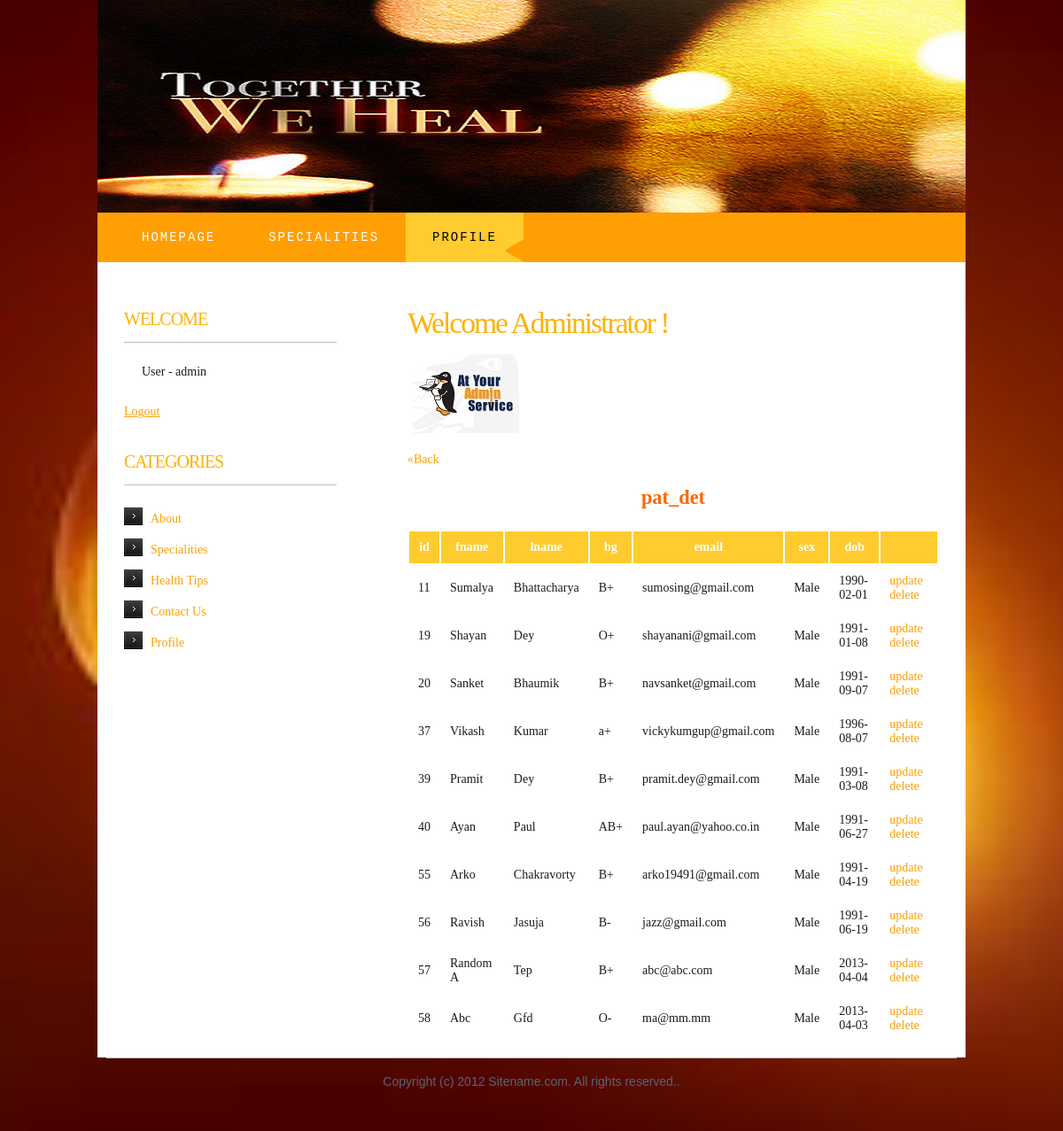
The page /pat_det.php (signed in) on the database its author committed.
### tables this page shows
CREATE TABLE IF NOT EXISTS `pat_det` (
  `id` bigint(20) unsigned NOT NULL,
  `fname` varchar(20) NOT NULL,
  `lname` varchar(20) NOT NULL,
  `bg` varchar(3) NOT NULL,
  `email` varchar(40) NOT NULL,
  `sex` varchar(7) NOT NULL,
  `dob` varchar(12) NOT NULL,
  PRIMARY KEY (`id`)
);

### pat_det.php (the view, shortened to what this page needs)
<!DOCTYPE html PUBLIC "-//W3C//DTD XHTML 1.0 Strict//EN" "http://www.w3.org/TR/xhtml1/DTD/xhtml1-strict.dtd">
<head>
<link href="style.css" rel="stylesheet" type="text/css" media="screen" />
</head>
<body>
<div id="wrapper">
	<div id="header-wrapper">
		<div id="header">
			<div id="logo">
			</div>
		</div>
	</div>
	<div id="menu">
		<ul>
			<li><a href="index.php">Homepage</a></li>
			<li><a href="specialities.php">specialities</a></li>
            <?php
    if(isset($_SESSION['username']))
    {
   	    echo '<li class="current_page_item"><a href="profile.php">Profile</a></li>';
	}
	else
	{
		header('location:index.php');
	}
	?>
		</ul>
	</div>
	<div id="page">
		<div id="page-bgtop">
			<div id="page-bgbtm">
				<div id="content">
					<div class="post">
						<h2 class="title"><a href="index.php">Welcome Administrator ! </a></h2>
						<div class="entry">
						  <p><img src="images/admin.jpg" alt="" class="alignleft border" /></p>
</div>
					 </div>
                    <div style="clear: both;">&nbsp;</div>
                    <a href="http://localhost/project/admin.php">&laquo;Back</a>
					 <center><font color="#FF9F04"><h3>pat_det</h3></font>
                     <?php
						$query=mysql_query("select * from pat_det");
					 ?>
                     <table cols="7" cellpadding="10">
                     <tr>
                     <th>id</th>
                     <th>fname</th>
                     <th>lname</th>
                     <th>bg</th>
                     <th>email</th>
                     <th>sex</th>
                     <th>dob</th>
                     <th></th>
                     </tr>
                     <?php
					 while($row=mysql_fetch_assoc($query))
					 {
						 ?>
                     <tr>
                     <td> <?php echo $row['id']; ?></td>
                     <td> <?php echo $row['fname']; ?></td>
                     <td> <?php echo $row['lname']; ?></td>
                     <td> <?php echo $row['bg']; ?></td>
                     <td> <?php echo $row['email']; ?></td>
                     <td> <?php echo $row['sex']; ?></td>
                     <td> <?php echo $row['dob']; ?></td>
                     <td> <a href="update_pat_det.php?id=<?php echo $row['id']; ?>">update</a>&nbsp;
                     	<a href="delete_pat_det.php?id=<?php echo $row['id']; ?>" onClick="return confirm1()">delete</a>
                     </td>
                     </tr>
                      <?
					 }
					 ?>
                     </table>
                     </center>
				</div>
				<div id="sidebar">
					<ul>
						<li>
                        <?php
						if(isset($_SESSION['username']))
    {
    						  echo '<h2 >welcome</h2>';
		echo '<p><label>User  -  '.$_SESSION['username'].'</label></p>';
		echo '<a href="logout.php"><u> Logout </u></a>';
	}
	else
	{
		?>
<?php
	}
	?>
<p />
						</li>
					  <li>
						<h2>Categories</h2>
						  <ul>
							  <li><a href="index.php">About</a></li>
							  <li><a href="specialities.php">Specialities</a></li>
							  <li><a href="tips.php">Health Tips</a></li>
							  <li><a href="contact.php">Contact Us</a></li>
                              <?php
    if(isset($_SESSION['username']))
    {
    						  echo '<li><a href="profile.php">Profile</a></li>';
	}
	?>
						  </ul>
						</li>
					</ul>
				</div>
				<div style="clear: both;">&nbsp;</div>
			</div>
		</div>
	</div>
</div>
<div id="footer">
	<p>Copyright (c) 2012 Sitename.com. All rights reserved.</a>.</p>
</div>
</body>

### style.css (style rules this page uses)
body { margin: 0; padding: 0; background: url(images/123.jpg) no-repeat center center fixed; -webkit-background-size: cover; -moz-background-size: cover; -o-background-size: cover; background-size: cover; font-weight: 500; font-family: 'Maiandra GD'; font-size: 14px; color: #181B20; }
h1, h2, h3 h4 { margin: 0; padding: 0; font-family: 'Maiandra GD'; font-weight: normal; color: #FF9F04; }
h2 { font-size: 2.4em; }
h3 { font-size: 1.6em; color: #F60; }
p, ul, ol { margin-top: 0; line-height: 180%; }
a { text-decoration: none; color: #FF9F04; }
img.border { border: 6px solid #FFFFFF; }
img.alignleft { float: left; margin-right: 25px; }
#wrapper { margin: 0 auto; padding: 0; }
#header-wrapper { height: 240px; }
#header { width: 980px; height: 240px; background: url(images/img071.png) no-repeat right top; margin: 0 auto; }
#logo { width: 980px; height: 100px; margin: 0px auto; padding: 80px 0px 0px 0px; color: #FFFFFF; }
#menu { width: 940px; height: 56px; margin: 0px auto; padding: 0px 20px 0px 20px; background: #FF9F04; }
#menu ul { margin: 0; padding: 0px 0px 0px 0px; list-style: none; line-height: normal; }
#menu li { float: left; }
#menu a { display: block; float: left; height: 56px; margin: 0px; padding: 0px 30px 0px 30px; line-height: 56px; letter-spacing: 2px; text-decoration: none; text-transform: uppercase; font-family: "Lucida Console", Monaco, monospace; font-size: 14px; font-weight: normal; color: #FFFFFF; border: none; }
#menu .current_page_item a { background: #FFCB2E url(images/img02.gif) no-repeat right bottom; color: #000000; }
#page { width: 980px; margin: 0 auto; padding: 0; background-color: #FFFFFF; }
#page-bgbtm { margin: 0px; padding: 40px 30px 0px 30px; }
#content { float: right; width: 600px; padding: 0px 0px 0px 0px; }
.post { clear: both; padding-bottom: 10px; }
.post .title { padding-top: 10px; letter-spacing: -2px; }
.post .title a { color: #FFB105; border: none; }
.post .entry { text-align: justify; margin-bottom: 25px; padding: 10px 0px 0px 0px; }
#sidebar { float: left; width: 240px; padding: 0px 0px 0px 0px; }
#sidebar ul { margin: 0; padding: 0; list-style: none; }
#sidebar li { margin: 0; padding: 0; }
#sidebar li ul { margin: 0px 0px; padding-bottom: 30px; }
#sidebar li li { padding-left: 30px; line-height: 35px; background: url(images/img01.gif) no-repeat left 5px; }
th { background: #FFCB2E; color: #FFFFFF; }
#sidebar h2 { height: 38px; margin-bottom: 20px; padding: 12px 0 0 0px; border-bottom: 1px solid #B6BFD0; text-transform: uppercase; letter-spacing: -1px; font-size: 20px; color: #FFB105; }
#sidebar p { margin: 0 0px; padding: 0px 20px 20px 20px; text-align: justify; }
#sidebar a { border: none; }
#footer { width: 960px; height: 55px; margin: 0px auto 40px auto; border-top: 1px solid #B6BFD0; font-family: Arial, Helvetica, sans-serif; }
#footer p { margin: 0; padding-top: 18px; line-height: normal; text-align: center; color: #576475; }

### rows shown on the page
pat_det: id "11", fname "Sumalya", lname "Bhattacharya", bg "B+", email "sumosing@gmail.com", sex "Male", dob "1990-02-01"
pat_det: id "19", fname "Shayan", lname "Dey", bg "O+", email "shayanani@gmail.com", sex "Male", dob "1991-01-08"
pat_det: id "20", fname "Sanket", lname "Bhaumik", bg "B+", email "navsanket@gmail.com", sex "Male", dob "1991-09-07"
pat_det: id "37", fname "Vikash", lname "Kumar", bg "a+", email "vickykumgup@gmail.com", sex "Male", dob "1996-08-07"
pat_det: id "39", fname "Pramit", lname "Dey", bg "B+", email "pramit.dey@gmail.com", sex "Male", dob "1991-03-08"
pat_det: id "40", fname "Ayan", lname "Paul", bg "AB+", email "paul.ayan@yahoo.co.in", sex "Male", dob "1991-06-27"
pat_det: id "55", fname "Arko", lname "Chakravorty", bg "B+", email "arko19491@gmail.com", sex "Male", dob "1991-04-19"
pat_det: id "56", fname "Ravish", lname "Jasuja", bg "B-", email "jazz@gmail.com", sex "Male", dob "1991-06-19"
pat_det: id "57", fname "Random A", lname "Tep", bg "B+", email "abc@abc.com", sex "Male", dob "2013-04-04"
pat_det: id "58", fname "Abc", lname "Gfd", bg "O-", email "ma@mm.mm", sex "Male", dob "2013-04-03"

### other values the page prints
$_SESSION['username'] "admin"
